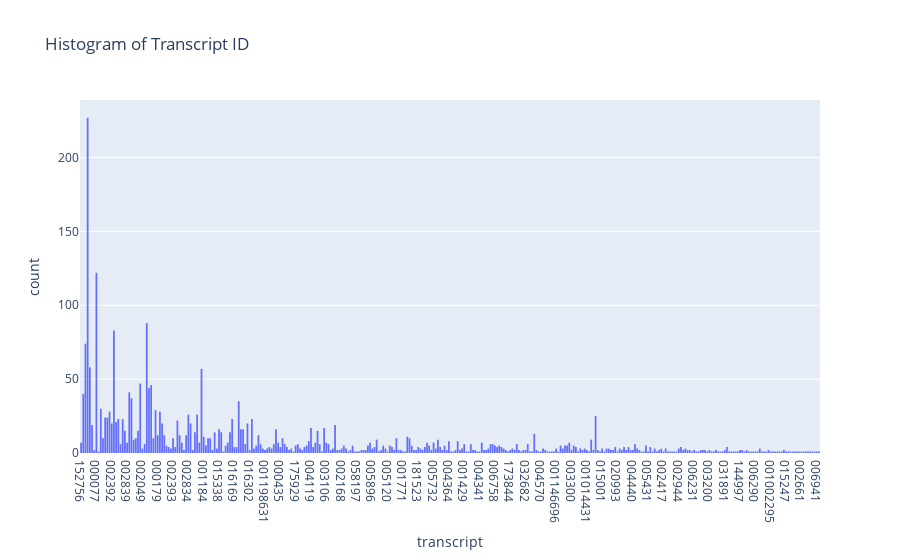

Notebook source saved alongside this figure:
### Code cell
fig = px.histogram(df, x="transcript" , title = "Histogram of Transcript ID",
                   hover_data=df.columns)
fig.show()

### Figure 1 — Plotly figure (JSON) as saved in the notebook; plotly's stock layout.template omitted (floating-point values rounded to 4 significant figures; data arrays with more than 128 entries replaced by an {"elided": "..."} marker saying what was removed)
{"data": [{"alignmentgroup": "True", "bingroup": "x", "hovertemplate": "transcript=%{x}<br>count=%{y}<extra></extra>", "legendgroup": "", "marker": {"color": "#636efa", "pattern": {"shape": ""}}, "name": "", "offsetgroup": "", "orientation": "v", "showlegend": false, "type": "histogram", "x": {"elided": "2652 str values"}, "xaxis": "x", "yaxis": "y"}], "layout": {"barmode": "relative", "legend": {"tracegroupgap": 0}, "title": {"text": "Histogram of Transcript ID"}, "xaxis": {"anchor": "y", "domain": [0, 1], "title": {"text": "transcript"}}, "yaxis": {"anchor": "x", "domain": [0, 1], "title": {"text": "count"}}}}
